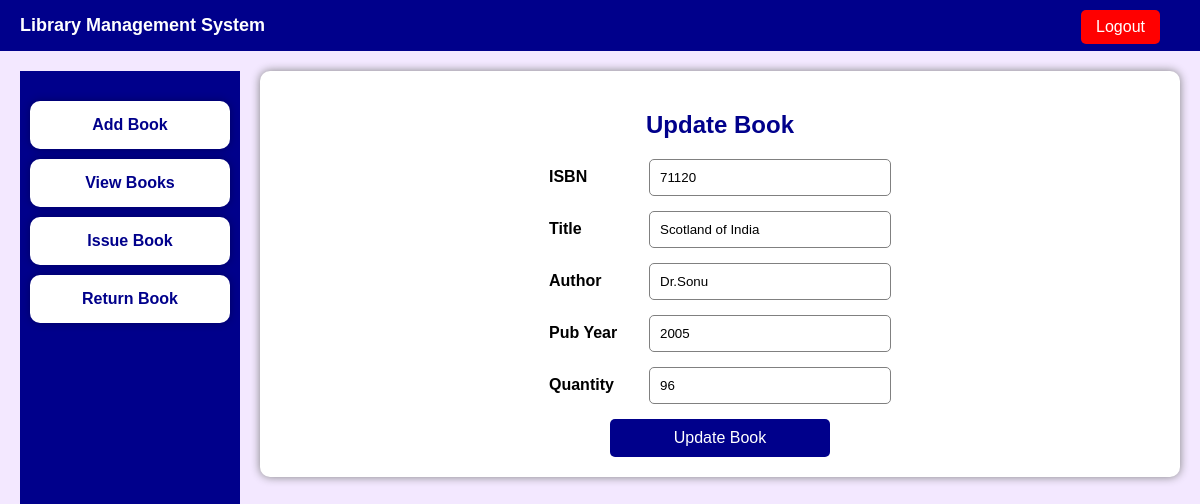
Page /updatebook.php?id=13 on the committed database.
### tables this page shows
CREATE TABLE `books` (
  `book_id` int(11) NOT NULL,
  `title` varchar(100) DEFAULT NULL,
  `author` varchar(100) DEFAULT NULL,
  `quantity` int(11) DEFAULT NULL,
  `isbn` varchar(30) NOT NULL,
  `pub_year` int(11) NOT NULL
);

### updatebook.php (the view, shortened to what this page needs)
<?php
$conn = mysqli_connect("localhost","root","","library_db");
$id = $_GET['id'];
$select = "SELECT * FROM books WHERE book_id='$id'";
$result = mysqli_query($conn,$select);
$row = mysqli_fetch_assoc($result);
?>
<!DOCTYPE html>
<html>
<head>
<link rel="stylesheet" href="style.css">
</head>
<body>
<div class="top-bar">
    <span class="top-title">
        Library Management System
    </span>
    <a href="login.php" class="logout">
        Logout
    </a>
</div>
<div class="container">
    <div class="left-menu">
        <a href="home.php?page=add">Add Book</a>
        <a href="home.php?page=view">View Books</a>
        <a href="home.php?page=issue">Issue Book</a>
        <a href="home.php?page=return">Return Book</a>
    </div>
    <div class="right-box">
        <div class="main-box">
            <h2>Update Book</h2>
            <form method="POST">
                <div class="form-row">
                    <label>ISBN</label>
                    <input type="text" name="isbn" value="<?php echo $row['isbn']; ?>">
                </div>
                <div class="form-row">
                    <label>Title</label>
                    <input type="text" name="title" value="<?php echo $row['title']; ?>">
                </div>
                <div class="form-row">
                    <label>Author</label>
                    <input type="text" name="author" value="<?php echo $row['author']; ?>">
                </div>
                <div class="form-row">
                    <label>Pub Year</label>
                    <input type="number" name="pub_year" value="<?php echo $row['pub_year']; ?>">
                </div>
                <div class="form-row">
                    <label>Quantity</label>
                    <input type="number" name="quantity" value="<?php echo $row['quantity']; ?>">
                </div>
                <input type="submit" name="update" value="Update Book">
            </form>
        </div>
    </div>
</div>
</body>
</html>

### style.css (style rules this page uses)
body { font-family: Arial, sans-serif; background-color: #f3e8ff; margin: 0; padding: 0; }
.top-bar { width: 100%; background-color: darkblue; padding: 15px 20px; position: relative; box-sizing: border-box; }
.top-title { color: white; font-size: 18px; font-weight: bold; }
.logout { position: absolute; right: 40px; top: 10px; background-color: red; color: white; text-decoration: none; padding: 8px 15px; border-radius: 5px; }
.container { display: flex; gap: 20px; padding: 20px; align-items: flex-start; }
.left-menu { width: 220px; background-color: darkblue; height: 100vh; padding-top: 20px; }
.left-menu a { display: block; background-color: white; color: darkblue; text-decoration: none; padding: 15px; margin: 10px; border-radius: 10px; text-align: center; font-weight: bold; box-shadow: 0px 0px 8px rgba(0,0,0,0.3); transition: 0.3s; }
.right-box { flex: 1; background-color: white; padding: 20px; border-radius: 10px; box-shadow: 0px 0px 10px gray; }
h1,h2 { color: darkblue; text-align: center; }
form { text-align: center; margin-top: 10px; }
.form-row { display: flex; align-items: center; justify-content: center; margin-bottom: 15px; }
.form-row label { width: 100px; text-align: left; font-weight: bold; }
input { width: 220px; padding: 10px; border-radius: 5px; border: 1px solid gray; }
input[type="submit"] { background-color: darkblue; color: white; border: none; cursor: pointer; font-size: 16px; }

### rows in the picture
books: isbn "71120", title "Scotland of India", author "Dr.Sonu", pub_year "2005", quantity "96"
